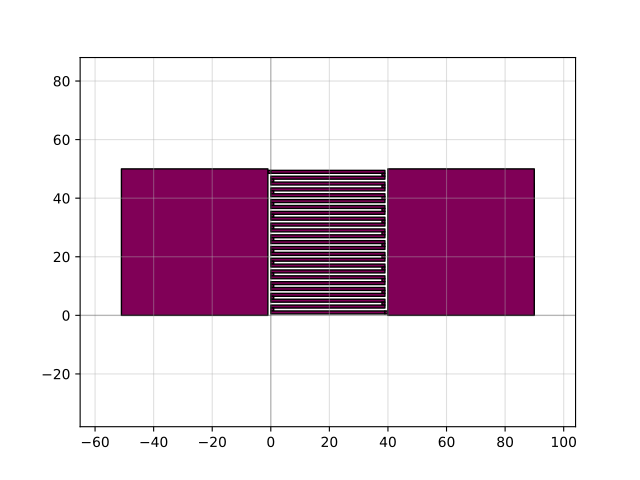

Here is the Python script that generated this plot:
import gdsfactory as gf

c = gf.components.resistance_meander(pad_size=(50.0, 50.0), num_squares=1000, width=1.0, res_layer='M3', pad_layer='M3', gnd_layer='M3')
c.plot()
